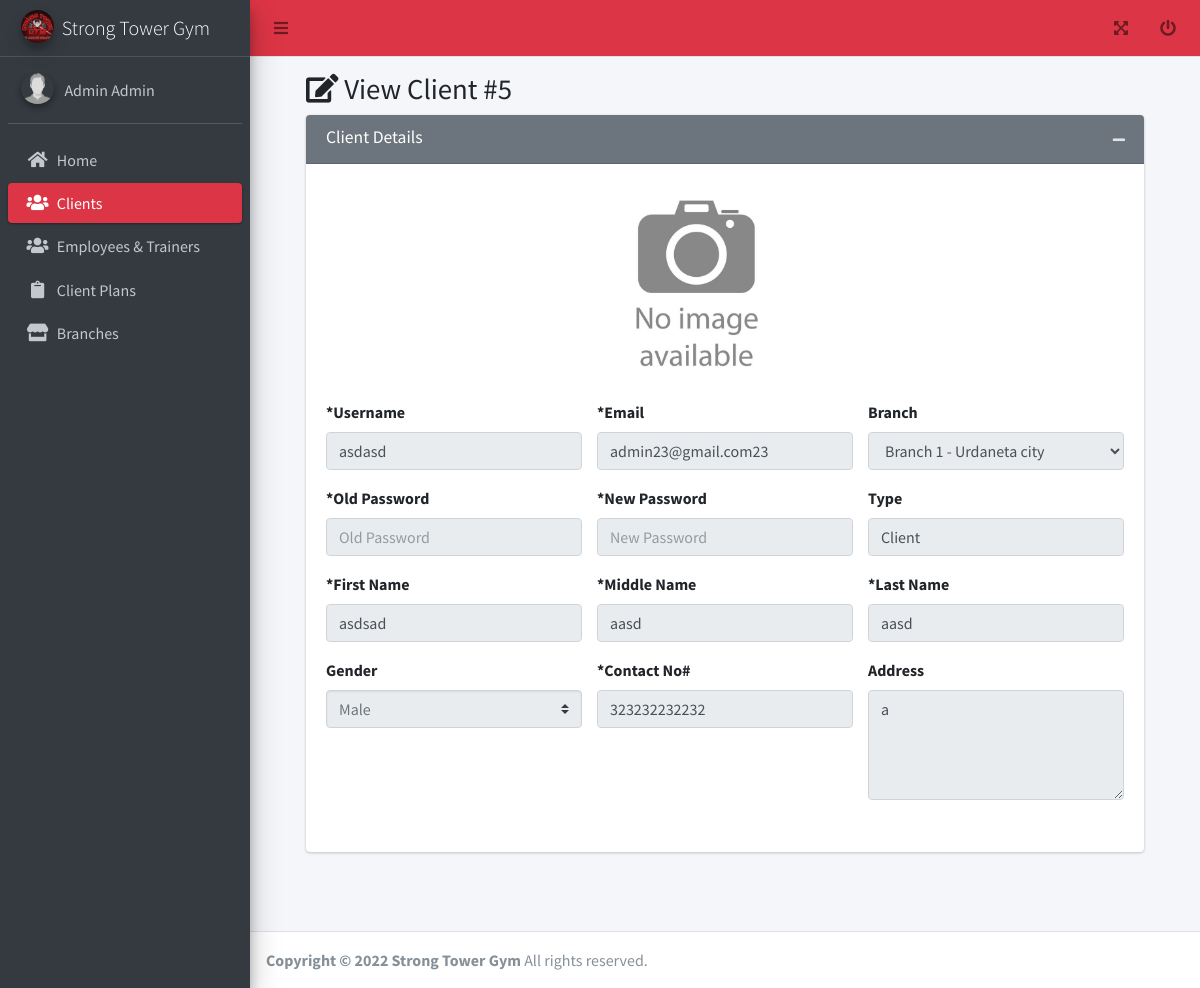
The page /admin/view_client.php?id=5 (signed in) on the database its author committed.
### tables this page shows
CREATE TABLE `tbl_user` (
  `id` int(11) NOT NULL AUTO_INCREMENT,
  `username` varchar(255) DEFAULT NULL,
  `email` varchar(255) DEFAULT NULL,
  `password` varchar(255) DEFAULT NULL,
  `branch_id` int(11) DEFAULT NULL,
  `access_id` int(11) DEFAULT NULL,
  `client_plan_id` int(11) DEFAULT 0,
  `plan_expiration_date` date DEFAULT NULL,
  `verified` tinyint(4) DEFAULT 0,
  `created_date` datetime DEFAULT current_timestamp(),
  `updated_date` datetime DEFAULT current_timestamp(),
  `deleted_flag` tinyint(4) DEFAULT 0,
  `access` varchar(45) DEFAULT NULL,
  PRIMARY KEY (`id`)
);

CREATE TABLE `tbl_user_info` (
  `id` int(11) NOT NULL AUTO_INCREMENT,
  `first_name` varchar(255) DEFAULT NULL,
  `middle_name` varchar(45) DEFAULT NULL,
  `last_name` varchar(45) DEFAULT NULL,
  `gender_id` int(11) DEFAULT NULL,
  `contact_no` varchar(45) DEFAULT NULL,
  `picture` varchar(255) DEFAULT 'default.jpg',
  `created_date` datetime DEFAULT current_timestamp(),
  `updated_date` datetime DEFAULT current_timestamp(),
  `deleted_flag` tinyint(4) DEFAULT 0,
  `address` varchar(45) DEFAULT NULL,
  `medical_certificate` varchar(225) DEFAULT 'default.jpg',
  PRIMARY KEY (`id`)
);

CREATE TABLE `tbl_branch` (
  `id` int(11) NOT NULL AUTO_INCREMENT,
  `name` varchar(255) DEFAULT NULL,
  `description` text DEFAULT NULL,
  `created_date` datetime DEFAULT current_timestamp(),
  `updated_date` datetime DEFAULT current_timestamp(),
  `deleted_flag` tinyint(4) DEFAULT 0,
  `sub_title` text DEFAULT NULL,
  PRIMARY KEY (`id`)
);

CREATE TABLE `tbl_gender` (
  `id` int(11) NOT NULL AUTO_INCREMENT,
  `name` varchar(45) DEFAULT NULL,
  `created_date` datetime DEFAULT current_timestamp(),
  `updated_date` datetime DEFAULT current_timestamp(),
  `deleted_flag` tinyint(4) DEFAULT 0,
  PRIMARY KEY (`id`)
);

### functions.php (called while the page is built, shortened)
<?php
function get_list($sql)
{
  $data = array();
  $result = mysqli_query($_SESSION['conn'], $sql);
  while ($row = mysqli_fetch_assoc($result)) {
    $data[] = $row;
  }
  return $data;
}
function get_one($sql)
{
  if ($result = mysqli_query($_SESSION['conn'], $sql)) {
    $obj = mysqli_fetch_object($result);
    return $obj;
  }
  return false;
}

### admin/view_client.php (the view, shortened to what this page needs)
<?php include('header.php'); ?>
<div>
  <div class="content-wrapper">
    <div class="content-header">
      <?php
      $user = get_one("SELECT tp.*,u.*,ui.*,if(u.plan_expiration_date>curdate(),u.plan_expiration_date, null )  as `plan_expiration_date`,if(u.plan_expiration_date>curdate(),u.client_plan_id, 0 )  as `client_plan_id` FROM tbl_user u inner join tbl_user_info ui on ui.id = u.id left join tbl_client_plan tc on (tc.id = u.client_plan_id and u.plan_expiration_date > curdate()) left join tbl_plan tp on tp.id = tc.plan_id where u.id = "  . $_GET['id']) ?>
      <div class="container-fluid" id="content">
        <div class="row mb-2">
          <div class="col-sm-12">
            <h1 class="m-0"><i class="fa fa-edit"></i> View Client #<?= $user->id ?> </h1>
          </div>
        </div>
        <form method="post" onsubmit="return confirm('Are You Sure?');" enctype="multipart/form-data">
          <section class="content">
            <div class="row">
              <div class="col-md-12">
                <div class="card card-secondary">
                  <div class="card-header">
                    <h3 class="card-title">Client Details</h3>
                    <div class="card-tools">
                      <button type="button" class="btn btn-tool" data-card-widget="collapse" title="Collapse">
                        <i class="fas fa-minus"></i>
                      </button>
                    </div>
                  </div>
                  <div class="card-body">
                    <div class="row">
                      <div class="col-sm-4">
                      </div>
                      <div class="col-sm-4">
                        <div class="form-group">
                          <img src="../profile/<?= isset($_POST['image']) ? $_POST['image'] : $user->picture ?>" alt="" style="width:200px;height:200px;align-self: center;" id="preview">
                        </div>
                      </div>
                    </div>
                    <div class="row">
                      <div class="col-sm-4">
                        <div class="form-group">
                          <label>*Username</label>
                          <input disabled type="text" class="form-control <?= isset($_SESSION['error']['username']) ? 'is-invalid' : '' ?>" id="username" name="username" placeholder="Username" value="<?= isset($_POST['username']) ? $_POST['username'] : $user->username ?>">
                        </div>
                      </div>
                      <div class="col-sm-4">
                        <div class="form-group">
                          <label>*Email</label>
                          <input disabled type="email" class="form-control <?= isset($_SESSION['error']['email']) ? 'is-invalid' : '' ?>" id="email" name="email" placeholder="Email" value="<?= isset($_POST['email']) ? $_POST['email'] : $user->email ?>">
                        </div>
                      </div>
                      <div class="col-sm-4">
                        <div class="form-group">
                          <label>Branch</label>
                          <?php if (in_array($_SESSION['user']->access_id, array(1))) { ?>
                            <select disabled id="branch" name="branch" class="form-control <?= isset($_SESSION['error']['branch']) ? 'is-invalid' : '' ?>">
                              <?php foreach (get_list("select * from tbl_branch where deleted_flag = 0") as $res) { ?>
                                <option value="<?= $res['id']; ?>" <?= ($user->branch_id == $res['id']) ? 'selected' : ''; ?>><?= $res['name']; ?></option>
                              <?php } ?>
                            </select>
                          <?php } else { ?>
                            <input disabled type="text" class="form-control <?= isset($_SESSION['error']['branch']) ? 'is-invalid' : '' ?>" value="<?= $_SESSION['user']->branch ?>" disabled>
                            <input disabled type="hidden" id="branch" name="branch" value="<?= $_SESSION['user']->branch_id ?>" disabled>
                          <?php } ?>
                        </div>
                      </div>
                    </div>
                    <div class="row">
                      <div class="col-sm-4">
                        <div class="form-group">
                          <label>*Old Password</label>
                          <input disabled type="password" class="form-control <?= isset($_SESSION['error']['re_password']) ? 'is-invalid' : '' ?>" id="re_password" name="re_password" placeholder="Old Password" value="<?= isset($_POST['re_password']) ? $_POST['re_password'] : '' ?>">
                        </div>
                      </div>
                      <div class="col-sm-4">
                        <div class="form-group">
                          <label>*New Password</label>
                          <input disabled type="password" class="form-control <?= isset($_SESSION['error']['password']) ? 'is-invalid' : '' ?>" id="password" name="password" placeholder="New Password" value="<?= isset($_POST['password']) ? $_POST['password'] : '' ?>">
                        </div>
                      </div>
                      <div class="col-sm-4">
                        <div class="form-group">
                          <label>Type</label>
                          <input disabled type="text" class="form-control" value="Client" disabled>
                        </div>
                      </div>
                    </div>
                    <div class="row">
                      <div class="col-sm-4">
                        <div class="form-group">
                          <label>*First Name</label>
                          <input disabled type="text" class="form-control <?= isset($_SESSION['error']['first_name']) ? 'is-invalid' : '' ?>" id="first_name" name="first_name" placeholder="First Name" value="<?= isset($_POST['first_name']) ? $_POST['first_name'] : $user->first_name ?>">
                        </div>
                      </div>
                      <div class="col-sm-4">
                        <div class="form-group">
                          <label>*Middle Name</label>
                          <input disabled type="text" class="form-control <?= isset($_SESSION['error']['middle_name']) ? 'is-invalid' : '' ?>" id="middle_name" name="middle_name" placeholder="Middle Name" value="<?= isset($_POST['middle_name']) ? $_POST['middle_name'] : $user->middle_name ?>">
                        </div>
                      </div>
                      <div class="col-sm-4">
                        <div class="form-group">
                          <label>*Last Name</label>
                          <input disabled type="text" class="form-control <?= isset($_SESSION['error']['last_name']) ? 'is-invalid' : '' ?>" id="last_name" name="last_name" placeholder="Last Name" value="<?= isset($_POST['last_name']) ? $_POST['last_name'] : $user->last_name ?>">
                        </div>
                      </div>
                    </div>
                    <div class="row">
                      <div class="col-sm-4">
                        <div class="form-group">
                          <label>Gender</label>
                          <select disabled id="gender" class="form-control <?= isset($_SESSION['error']['gender']) ? 'is-invalid' : '' ?> custom-select" name="gender">
                            <?php foreach (get_list("select * from tbl_gender where deleted_flag = 0") as $res) { ?>
                              <option value="<?= $res['id']; ?>" <?= ($user->gender_id == $res['id']) ? 'selected' : ''; ?>><?= $res['name']; ?></option>
                            <?php } ?>
                          </select>
                        </div>
                      </div>
                      <div class="col-sm-4">
                        <div class="form-group">
                          <label>*Contact No#</label>
                          <input disabled type="number" class="form-control <?= isset($_SESSION['error']['contact']) ? 'is-invalid' : '' ?>" id="contact" name="contact" placeholder="Contact No#" value="<?= isset($_POST['contact']) ? $_POST['contact'] : $user->contact_no ?>">
                        </div>
                      </div>
                      <div class="col-sm-4">
                        <div class="form-group">
                          <label>Address</label>
                          <textarea disabled class="form-control <?= isset($_SESSION['error']['address']) ? 'is-invalid' : '' ?>" rows="4" id="address" name="address" placeholder="Address"><?= isset($_POST['address']) ? $_POST['address'] : $user->address ?></textarea>
                        </div>
                      </div>
                    </div>
                  </div>
                </div>
              </div>
            </div>
          </section>
        </form>
      </div>
    </div>
  </div>
</div>
<?php include('footer.php'); ?>

### adminlte/css/admin.css (style rules this page uses)
#content { padding: 3em; padding-top: 0px; min-height: 85vh; }

### rows shown on the page
tbl_user: tbl_user_info.id "5", tbl_user_info.picture (placeholder picture), username "asdasd", email "admin23@gmail.com23", branch "Branch 1 - Urdaneta city", first_name "asdsad", middle_name "aasd", last_name "aasd", contact "323232232232", address "a"
tbl_user_info: gender "Male"

### other values the page prints
$_SESSION['user']->first_name "Admin"
$_SESSION['user']->last_name "Admin"
